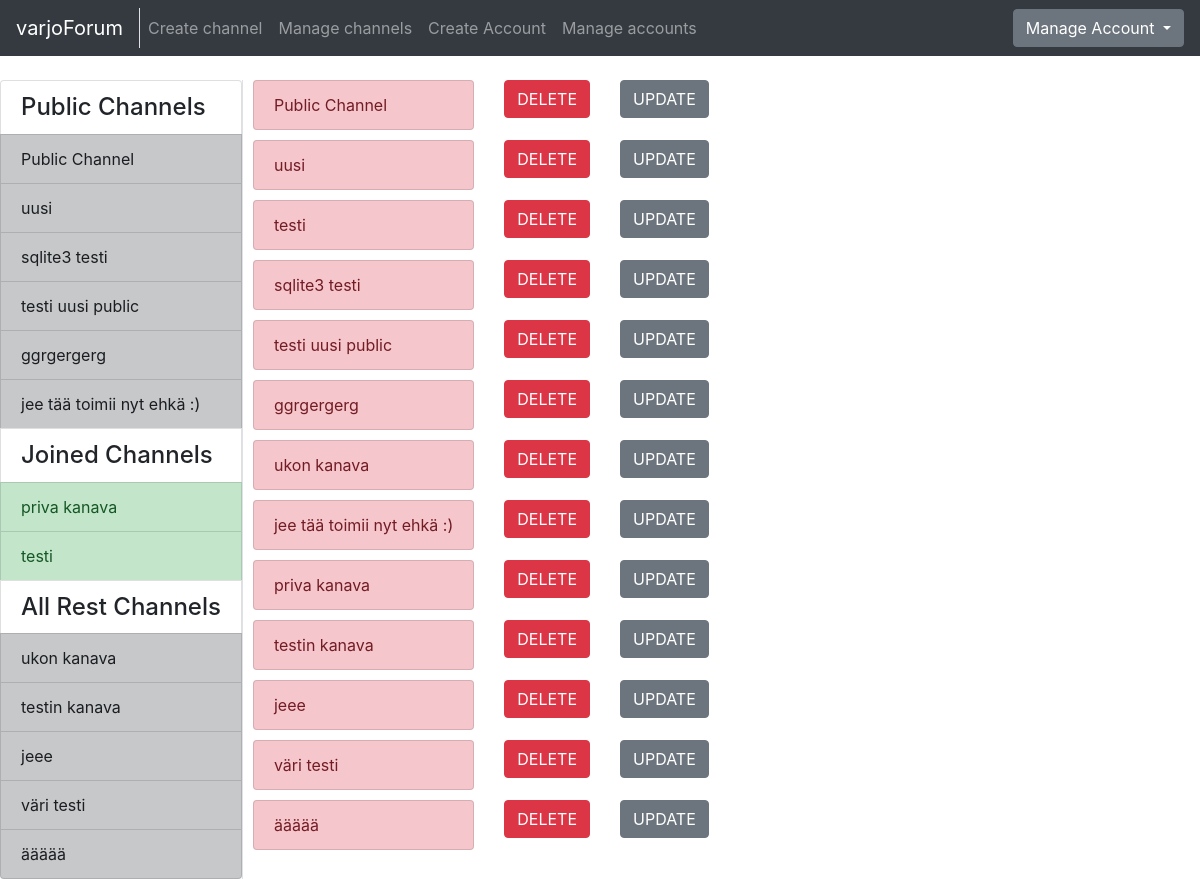
The page /channel/manage/ (signed in) on the database as committed earlier.
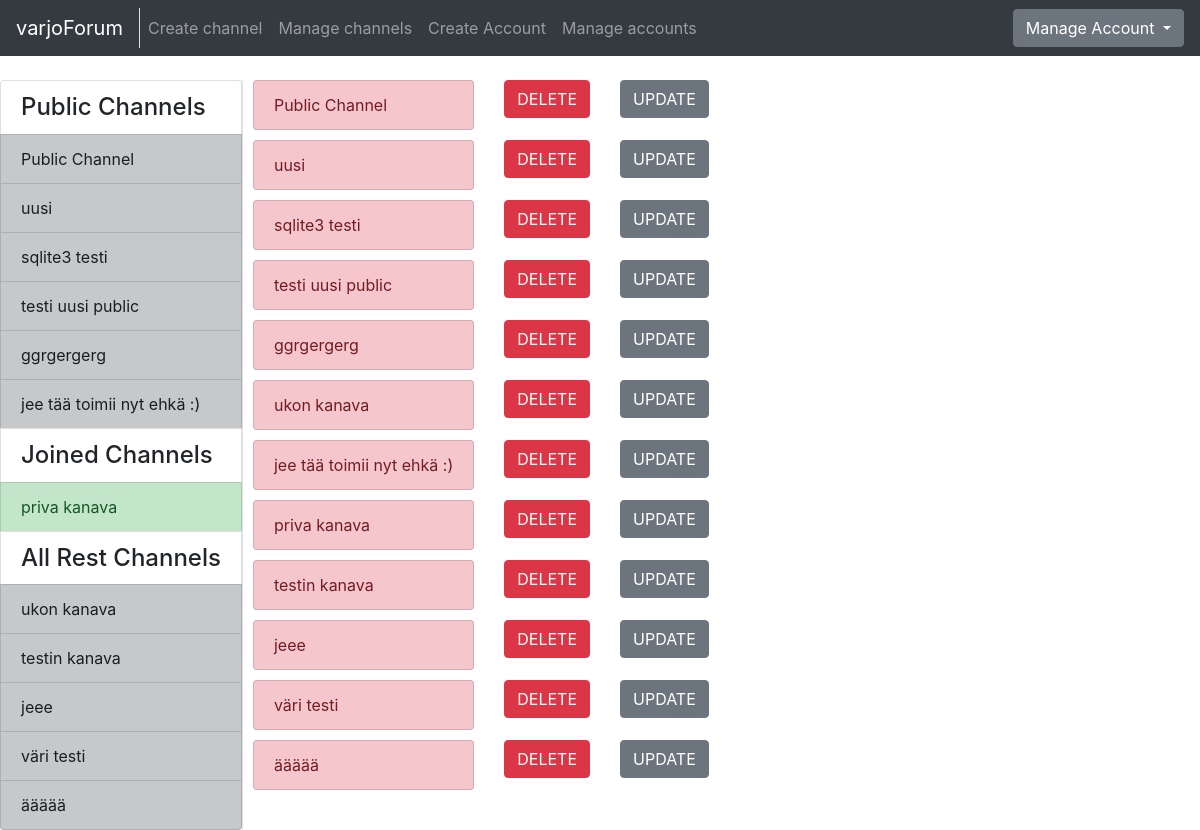
The same page on the database as committed later.
### application/channels/models.py (models this page shows, shortened)
class Channel(Base):
    name = db.Column(db.String(144), nullable=False)
    introduction = db.Column(db.Text, nullable=False)
    master_id = db.Column(db.Integer, nullable=False)
    public = db.Column(db.Boolean, nullable=False)
    messages = db.relationship("Message", backref='Channel', lazy=True)
    accounts = db.relationship('Account', secondary=accounts, lazy='subquery',
        backref=db.backref('channels', lazy=True))
    @staticmethod
    def get_my_channels(account_id):
        stmt = text("SELECT Channel.id, Channel.name, Channel.master_id"
                    " FROM Channel, Account, Accounts"
                    " WHERE Channel.id = Accounts.channel_id"
                    " AND Channel.public = False"
                    " AND Account.id = Accounts.account_id"
                    " AND Account.id = :account_id"
                    " ORDER BY Channel.name").params(account_id=account_id)
        res = db.engine.execute(stmt)
        response = []
        for row in res:
            response.append({"channel_id":row[0], "channel_name":row[1], "master_id":row[2]})
        return response
    @staticmethod
    def get_channels_where_not_in(account_id):
        stmt = text("SELECT channel.id, channel.name, channel.public"
                    " FROM Channel"
                    " WHERE Channel.id NOT IN ("
                        " SELECT Channel.id"
                            " FROM Channel, Account, Accounts"
                            " WHERE Channel.id = Accounts.channel_id"
                            " AND Account.id = Accounts.account_id"
                            " AND Account.id = :account_id"
                            " )").params(account_id=account_id)
        res = db.engine.execute(stmt)
        response = []
        for row in res:
            response.append({"id":row[0], "name":row[1], "public":row[2]})
        return response
    @staticmethod
    def get_all_publics():
        stmt = text("SELECT Channel.id, Channel.name"
                    " FROM Channel"
                    " WHERE Channel.public = True")
        res = db.engine.execute(stmt)
        response = []
        for row in res:
            response.append({"id":row[0], "name":row[1]})
        return response

### application/channels/views.py (the view)
@app.route("/channel/manage/", methods=["GET"])
@login_required
def channel_manager():
    return render_template("channels/manager.html", channels = Channel.query.all(),
        my_channels=Channel.get_my_channels(current_user.id),
        all_channels=Channel.get_channels_where_not_in(current_user.id),
        public_channels=Channel.get_all_publics())

### application/__init__.py (called while the page is built)
@login_manager.user_loader
def load_user(account_id):
  return Account.query.get(account_id)

### application/templates/channels/manager.html
{% extends "layout.html" %}
{% block body %}
<div class="row" style="padding-left:10px">
  <ul class="list-group">
    {% for channel in channels %}
    <div class="row" style="padding-bottom: 10px">
      <div class="col">
        <div class="list-group-item list-group-item-danger">
          {{ channel.name }}
        </div>
      </div>
      <div class="col-md-auto">
        <form action="{{ url_for('delete_channel', channel_id=channel.id) }}" method="POST">
          <button type="submit" class="btn btn-danger" >DELETE</button>
        </form>
      </div>
      <div class="col-md-auto">
        <a href="{{ url_for('channel_change', channel_id=channel.id) }}" class="btn btn-secondary">UPDATE</a>
      </div>
    </div>
    {% endfor %}
  </ul>
</div>
{% endblock %}

### application/templates/layout.html (shortened to what this page needs)
<!DOCTYPE html>
  <html>
    <head>
      <link rel="stylesheet" href="https://maxcdn.bootstrapcdn.com/bootstrap/4.0.0/css/bootstrap.min.css">
    </head>
    <body>
      <nav class="navbar navbar-expand-md navbar-dark bg-dark mb-4">
        <div class="border-right">
          <a class="navbar-brand" href="{{ url_for('index') }}">varjoForum</a>
        </div>
        <div class="collapse navbar-collapse" id="navbarCollapse">
          <ul class="navbar-nav mr-auto">
            {% if current_user.is_authenticated %}
              <li class="nav-item">
                <a class="nav-link" href="{{ url_for('channels_create') }}">Create channel</a>
              </li>
            {% endif %}
            {% if current_user.admin == True %}
              <li class="nav-item">
                <a href="{{ url_for('channel_manager') }}" class="nav-link">Manage channels</a>
              </li>
              <li class="nav-item">
                <a href="{{ url_for('account_create') }}" class="nav-link">Create Account</a>
              </li>
              <li class="nav-item">
                <a class="nav-link" href="{{ url_for('account_list') }}">Manage accounts</a>
              </li>
            {% endif %}
          </ul>
            {% if current_user.is_authenticated %}
            <div class="btn-group">
              <button type="button" class="btn btn-secondary dropdown-toggle" data-toggle="dropdown" aria-haspopup="true" aria-expanded="false">
                  Manage Account
              </button>
            </div>
            {% else %}
            <a class="btn btn-success" href="{{ url_for('auth_login') }}">Login</a>
            {% endif %}
        </div>
      </nav>
      <div class="container-fluid" >
        <div class="row">
            <div class="border-right">
              <div class="col-sx" >
                <div style="float: left">
                  <div class="list-group">
                  {% if current_user.is_authenticated %}
                    <h4 class="list-group-item">Public Channels</h4>
                    {% for public in public_channels %}
                      <a href="{{ url_for('one_channel_index', channel_id=public.id, sort='first') }}"
                          class="list-group-item list-group-item-action list-group-item-dark">
                        {{ public.name }}
                      </a>
                    {% endfor %}
                    {% if my_channels %}
                      <h4 class="list-group-item">Joined Channels</h4>
                    {% endif %}
                    {% for my_channel in my_channels %}
                      {% if my_channel.master_id == current_user.id %}
                      <a href="{{ url_for('one_channel_index', channel_id=my_channel.channel_id, sort='first') }}"
                          class="list-group-item list-group-item-action list-group-item-success">
                        {{ my_channel.channel_name }}
                      </a>
                      {% else %}
                      <a href="{{ url_for('one_channel_index', channel_id=my_channel.channel_id, sort='first') }}"
                          class="list-group-item list-group-item-action list-group-item-dark">
                        {{ my_channel.channel_name }}
                      </a>
                      {% endif %}
                    {% endfor %}
                    <h4 class="list-group-item">All Rest Channels</h4>
                {% else %}
                {% if all_channels %}
                <h4 class="list-group-item">All Channels</h4>
                {% endif %}
                {% endif %}
                {% for channel in all_channels %}
                  {% if channel.public == False %}
                  <a href="{{ url_for('one_channel_index', channel_id=channel.id, sort='first') }}"
                      class="list-group-item list-group-item-action list-group-item-dark">
                    {{ channel.name }}
                  </a>
                  {% endif %}
                {% endfor %}
              </div>
              </div>
              </div>
          </div>
          <div class="col">
            {% block body %}{% endblock %}
          </div>
        </div>
    </body>
  </html>

Rows that differ between the two databases and show on the page:
removed Channel: channel_name "testi", name "testi"
